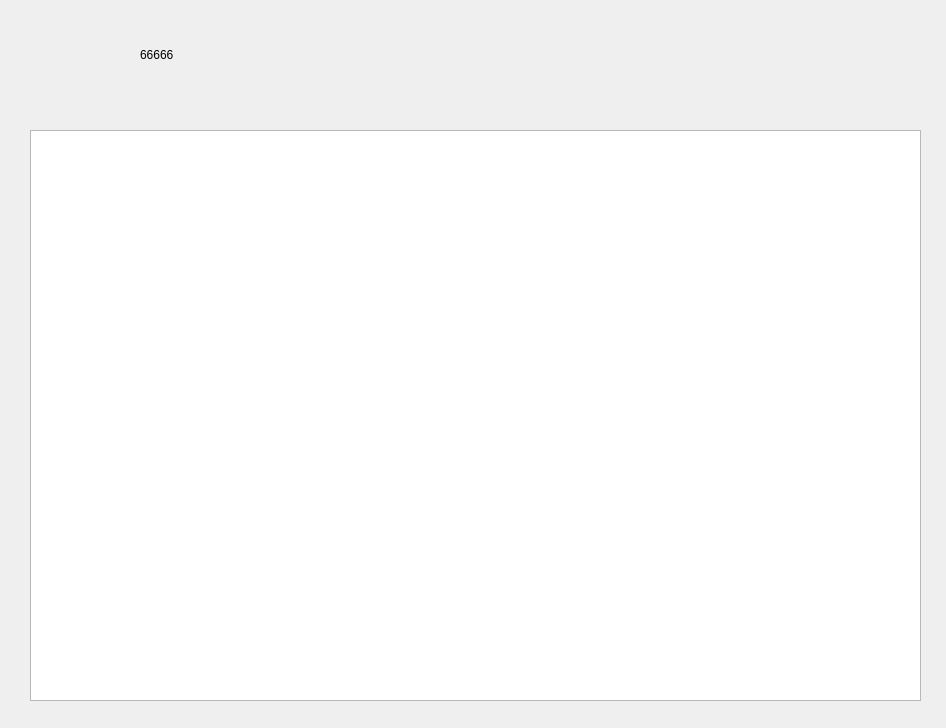
<?xml version="1.0" encoding="UTF-8"?>
<ui version="4.0">
 <class>Transaction_history</class>
 <widget class="QWidget" name="Transaction_history">
  <property name="geometry">
   <rect>
    <x>0</x>
    <y>0</y>
    <width>946</width>
    <height>728</height>
   </rect>
  </property>
  <property name="windowTitle">
   <string>Form</string>
  </property>
  <widget class="QTableView" name="tableView">
   <property name="geometry">
    <rect>
     <x>30</x>
     <y>130</y>
     <width>891</width>
     <height>571</height>
    </rect>
   </property>
  </widget>
  <widget class="QLabel" name="label">
   <property name="geometry">
    <rect>
     <x>140</x>
     <y>50</y>
     <width>41</width>
     <height>9</height>
    </rect>
   </property>
   <property name="text">
    <string>66666</string>
   </property>
  </widget>
 </widget>
 <resources/>
 <connections/>
</ui>
